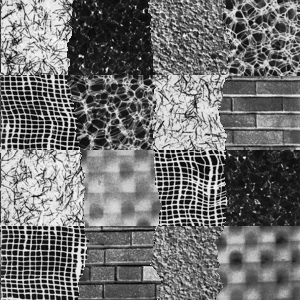
#> input picture PyScripts/fact-seg/M3.pgm, 300 x 300 px
$ python fact_based_manseed.py
#> lines starting #> are read from the running program, lines starting #| are printed output that depends on the picture; after the words box and inside, x2 and y2 are one past the last pixel; in counts of white or black regions, pixels touching at a corner belong together
### PyScripts/fact-seg/fact_based_seg_filters.py
import numpy as np
import math
from scipy import ndimage

def log_filter(sgm, fsize):
    """
    LoG filter
    :param sgm: sigma in Gaussian
    :param fsize: filter size, [h, w]
    :return: LoG filter
    """
    wins_x = fsize[1] // 2
    wins_y = fsize[0] // 2

    out = np.zeros(fsize, dtype=np.float32)

    for x in np.arange(-wins_x, wins_x + 1):
        for y in np.arange(-wins_y, wins_y + 1):
            out[wins_y + y, wins_x + x] = - 1. / (math.pi * sgm**4.) * (1. - (x*x + y*y) / (2.*sgm*sgm)) * math.exp(-(x*x + y*y) / (2.*sgm*sgm))

    return out - np.mean(out)

# [19 lines left out: function gabor_filter, not called in this run]

def image_filtering(img, filter_list):
    if img.ndim == 3:  # Color image with 3 channels
        channels = [image_filtering(img[:, :, c], filter_list) for c in range(img.shape[2])]
        return np.stack(channels, axis=2)
    else:  # Grayscale image
        sub_img = []
        for filter in filter_list:
            assert (filter[0] == 'log') | (filter[0] == 'gabor'), 'Undefined filter name.'
            if filter[0] == 'log':
                f = log_filter(filter[1], filter[2])
                print(f"\nInput shape: {img.shape}\n")
                tmp = ndimage.correlate(np.float32(img), f, mode='reflect')
                sub_img.append(tmp)

            elif filter[0] == 'gabor':
                f = gabor_filter(filter[1], filter[2])
                print(f"\nInput shape: {img.shape}\n")
                tmp = ndimage.correlate(np.float32(img), f, mode='reflect')
                sub_img.append(tmp)

        return np.float32(np.stack(sub_img, axis=2))

# Example usage:
# Assuming 'image' is a numpy array of a color image and 'filters' is the list of filters to apply.
# filtered_image = image_filtering(image, filters)

### PyScripts/fact-seg/fact_based_manseed.py
"""
Factorization based segmentation with manually selected seeds
"""

import time
import numpy as np
from fact_based_seg_filters import image_filtering
import matplotlib.pyplot as plt
from scipy import linalg as LAsci
from skimage import io, transform

def resize_image(image, target_size=(1024, 1024)):
    """
    Resize the input image to the target size.

    Args:
        image: Input image (NumPy array).
        target_size: Desired output size as a tuple (height, width).

    Returns:
        Resized image as a NumPy array.
    """
    resized = transform.resize(image, target_size + (image.shape[2],), anti_aliasing=True, preserve_range=True)
    return resized.astype(np.float32)

def SHcomp(Ig, ws, BinN=11):
    """
    Compute local spectral histogram using integral histograms
    :param Ig: a n-band image
    :param ws: half window size
    :param BinN: number of bins of histograms
    :return: local spectral histogram at each pixel
    """
    h, w, bn = Ig.shape

    # quantize values at each pixel into bin ID
    for i in range(bn):
        b_max = np.max(Ig[:, :, i])
        b_min = np.min(Ig[:, :, i])
        assert b_max != b_min, f"Band {i} has only one value!"

        b_interval = (b_max - b_min) * 1. / BinN
        Ig[:, :, i] = np.floor((Ig[:, :, i] - b_min) / b_interval)

    Ig[Ig >= BinN] = BinN - 1
    Ig = np.int32(Ig)

    # convert to one hot encoding
    one_hot_pix = []
    for i in range(bn):
        one_hot_pix_b = np.zeros((h * w, BinN), dtype=np.int32)
        one_hot_pix_b[np.arange(h * w), Ig[:, :, i].flatten()] = 1
        one_hot_pix.append(one_hot_pix_b.reshape((h, w, BinN)))

    # compute integral histogram
    integral_hist = np.concatenate(one_hot_pix, axis=2)
    np.cumsum(integral_hist, axis=1, out=integral_hist)
    np.cumsum(integral_hist, axis=0, out=integral_hist)

    # compute spectral histogram based on integral histogram
    padding_l = np.zeros((h, ws + 1, BinN * bn), dtype=np.int32)
    padding_r = np.tile(integral_hist[:, -1:, :], (1, ws, 1))
    integral_hist_pad_tmp = np.concatenate([padding_l, integral_hist, padding_r], axis=1)
    padding_t = np.zeros((ws + 1, integral_hist_pad_tmp.shape[1], BinN * bn), dtype=np.int32)
    padding_b = np.tile(integral_hist_pad_tmp[-1:, :, :], (ws, 1, 1))
    integral_hist_pad = np.concatenate([padding_t, integral_hist_pad_tmp, padding_b], axis=0)

    integral_hist_1 = integral_hist_pad[ws + 1 + ws:, ws + 1 + ws:, :]
    integral_hist_2 = integral_hist_pad[:-ws - 1 - ws, :-ws - 1 - ws, :]
    integral_hist_3 = integral_hist_pad[ws + 1 + ws:, :-ws - 1 - ws, :]
    integral_hist_4 = integral_hist_pad[:-ws - 1 - ws, ws + 1 + ws:, :]

    histsum = integral_hist_1 + integral_hist_2 - integral_hist_3 - integral_hist_4
    sh_mtx = np.float32(histsum)
    sh_mtx = np.float32(sh_mtx) / np.float32(histsum)

    return sh_mtx

def Fseg(Ig, ws, seeds):
    """
    Factorization based segmentation
    :param Ig: a n-band image
    :param ws: window size for local special histogram
    :param seeds: list of coordinates [row, column] for seeds. each seed represent one type of texture
    :return: segmentation label map
    """
    N1, N2, bn = Ig.shape
    ws = ws // 2
    sh_mtx = SHcomp(Ig, ws)

    Z = []
    for seed in seeds:
        Z.append(sh_mtx[seed[0], seed[1], :].reshape((-1, 1)))

    Z = np.hstack(Z)

    Y = sh_mtx.reshape((N1 * N2, -1))

    ZZTinv = LAsci.inv(np.dot(Z.T, Z))
    Beta = np.dot(np.dot(ZZTinv, Z.T), Y.T)

    seg_label = np.argmax(Beta, axis=0)

    return seg_label.reshape((N1, N2))

if __name__ == '__main__':

    # An example of using fact_based_seg_manseed
    img_path = './M3.pgm'
    # img_path = './test.png'
    img = io.imread(img_path)
#> img is the input picture: shape (300, 300); min 0, max 255, mean 112.6
    # img = resize_image(img)

    # define filter bank and apply to image. for color images, convert rgb to grey scale and then apply filter bank
    filter_list = [('log', .5, [3, 3]), ('log', 1.2, [7, 7])]

    # include original image as one band
    # Ig = np.concatenate((np.float32(img.reshape((image.shape[0], image.shape[1], 1))), filter_out), axis=2)
    # Ig = np.concatenate((np.float32(image.reshape((image.shape[0], image.shape[1], image.shape[2], 1))), filter_out), axis=2)

    # Apply Filters to each channel
    if (len(img.shape) >= 3) & (img.shape[-1] >= 3):
        Ig = np.empty((img.shape[0], img.shape[1], 0), dtype=np.float32)
        for channel in range(img.shape[2]):
            filter_out = image_filtering(img[:, :, channel], filter_list=filter_list)
            Ig = np.concatenate((Ig, img[:, :, channel:channel+1], filter_out), axis=2)
    # Include original image as one band
    else:
        filter_out = image_filtering(img, filter_list=filter_list)
#> the loop in image_filtering, `for filter in filter_list:` made 2 passes
#> pass 1, in image_filtering, `tmp = ndimage.correlate(np.float32(img), f, mode='reflect')`:
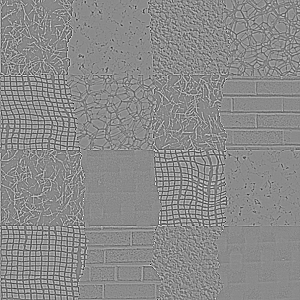
#> tmp: shape (300, 300) float32; min -871.7, max 730.7, mean 0; drawn with min black and max white
#> pass 2, in image_filtering, `tmp = ndimage.correlate(np.float32(img), f, mode='reflect')`:
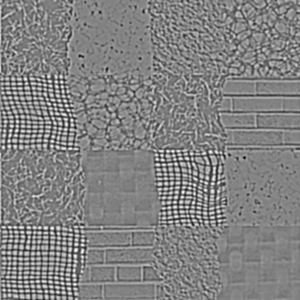
#> tmp: shape (300, 300) float32; min -86.43, max 82.86, mean 0; drawn with min black and max white
#> after the loop in image_filtering, `for filter in filter_list:`: sub_img = 2 items
        Ig = np.concatenate((np.float32(img.reshape((img.shape[0], img.shape[1], 1))), filter_out), axis=2)
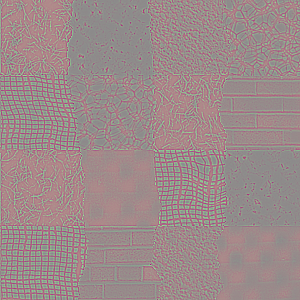
#> Ig: shape (300, 300, 3) float32; mean of channels 0, 1, 2 112.6, 0, 0; drawn with min black and max white

    seeds = [[60, 238], [160, 160], [238, 60]]  # provide seeds

    time0 = time.time()
    # run segmentation. try different window size
    seg_out = Fseg(Ig, ws=19, seeds=seeds)
#> the loop in SHcomp, `for i in range(bn):` made 3 passes
#> (b_max, b_min, b_interval) on passes 1 to 3: (255, 0, 23.18), (730.7, -871.7, 145.7), (82.86, -86.43, 15.39)
#> after the loop in SHcomp, `for i in range(bn):`:
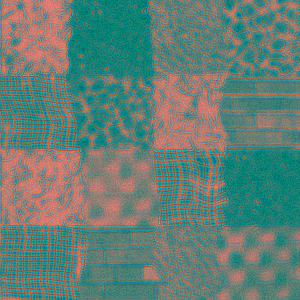
#> Ig: shape (300, 300, 3) float32; mean of channels 0, 1, 2 4.35, 5.49, 5.1; drawn with min black and max white
#> in SHcomp, `Ig[Ig >= BinN] = BinN - 1`: Ig: shape (300, 300, 3) float32; under 0.01% of pixels changed, all inside (x1, y1, x2, y2) = (82, 157, 245, 219)
#> in SHcomp, `Ig = np.int32(Ig)`:
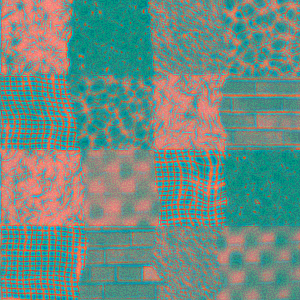
#> Ig: shape (300, 300, 3) int32; mean of channels 0, 1, 2 4.35, 5.49, 5.1; drawn with min black and max white
#> after the loop in Fseg, `for seed in seeds:`: Z = 3 items
#> in Fseg, `Z = np.hstack(Z)`: Z = 33 rows, first 8: [1, 1, 1], [1, 1, 1], [1, 1, 1], [1, 1, 1], [1, 1, 1], [1, 1, 1], [1, 1, 1], [1, 1, 1]
#> (the run stopped early here; a loop or call above may not have finished)

$ run again, with PyScripts/fact-seg/M1.pgm copied over PyScripts/fact-seg/M3.pgm
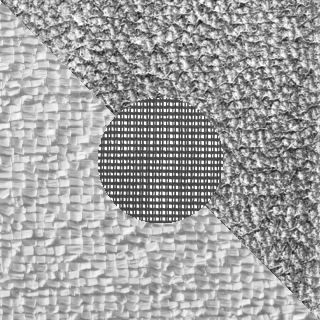
#> input picture PyScripts/fact-seg/M1.pgm, 320 x 320 px
#> img is the input picture: shape (320, 320); min 20, max 255, mean 160.8
#> after the loop in image_filtering, `for filter in filter_list:`: sub_img = 2 items
#> `Ig = np.concatenate((np.float32(img.reshape((img.shape[0], img.shape[1..`:
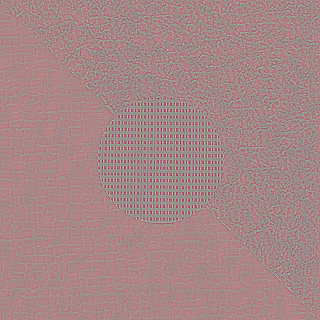
#> Ig: shape (320, 320, 3) float32; mean of channels 0, 1, 2 160.8, 0, 0; drawn with min black and max white
#> the loop in SHcomp, `for i in range(bn):` made 3 passes
#> (b_max, b_min, b_interval) on passes 1 to 3: (255, 20, 21.36), (614.9, -686.8, 118.3), (57.24, -78.94, 12.38)
#> in SHcomp, `Ig = np.int32(Ig)`:
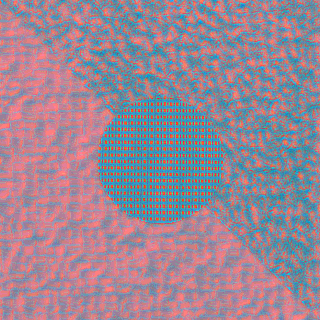
#> Ig: shape (320, 320, 3) int32; mean of channels 0, 1, 2 6.09, 5.29, 5.88; drawn with min black and max white
#> after the loop in Fseg, `for seed in seeds:`: Z = 3 items
#> in Fseg, `Z = np.hstack(Z)`: Z = 33 rows, first 8: [nan, nan, nan], [1, nan, nan], [1, 1, nan], [1, 1, nan], [1, 1, 1], [1, 1, 1], [1, 1, 1], [1, 1, 1]

$ run again, with PyScripts/fact-seg/M2.pgm copied over PyScripts/fact-seg/M3.pgm
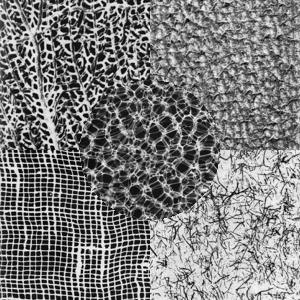
#> input picture PyScripts/fact-seg/M2.pgm, 300 x 300 px
#> img is the input picture: shape (300, 300); min 0, max 251, mean 124.6
#> after the loop in image_filtering, `for filter in filter_list:`: sub_img = 2 items
#> `Ig = np.concatenate((np.float32(img.reshape((img.shape[0], img.shape[1..`:
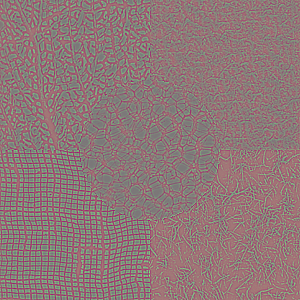
#> Ig: shape (300, 300, 3) float32; mean of channels 0, 1, 2 124.6, 0, 0; drawn with min black and max white
#> the loop in SHcomp, `for i in range(bn):` made 3 passes
#> (b_max, b_min, b_interval) on passes 1 to 3: (251, 0, 22.82), (735.8, -657.8, 126.7), (87, -71.39, 14.4)
#> in SHcomp, `Ig = np.int32(Ig)`:
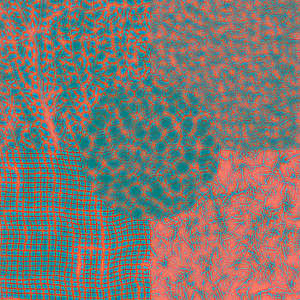
#> Ig: shape (300, 300, 3) int32; mean of channels 0, 1, 2 4.95, 4.7, 4.46; drawn with min black and max white
#> after the loop in Fseg, `for seed in seeds:`: Z = 3 items
#> in Fseg, `Z = np.hstack(Z)`: Z = 33 rows, first 8: [1, 1, 1], [1, 1, 1], [1, 1, 1], [1, 1, 1], [1, 1, 1], [1, 1, 1], [1, 1, 1], [1, 1, 1]
